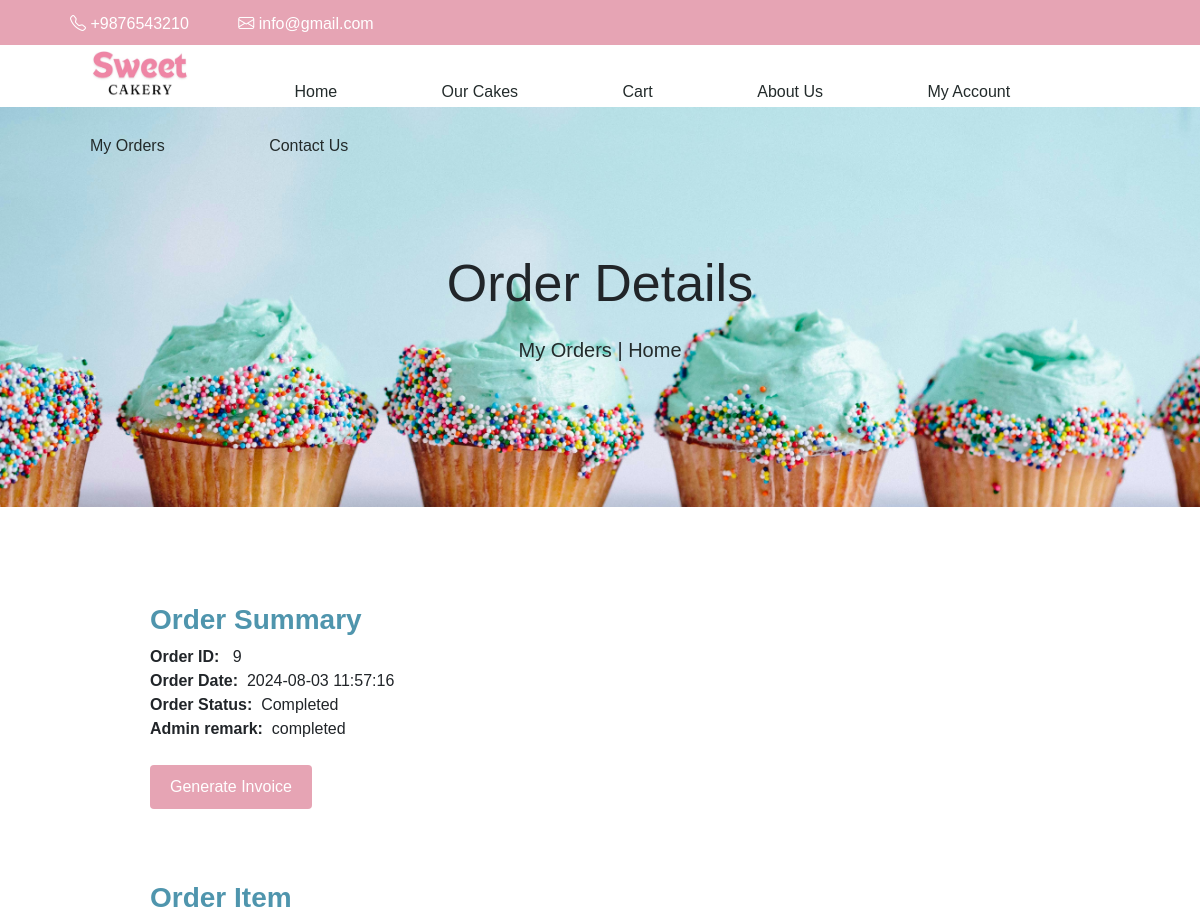
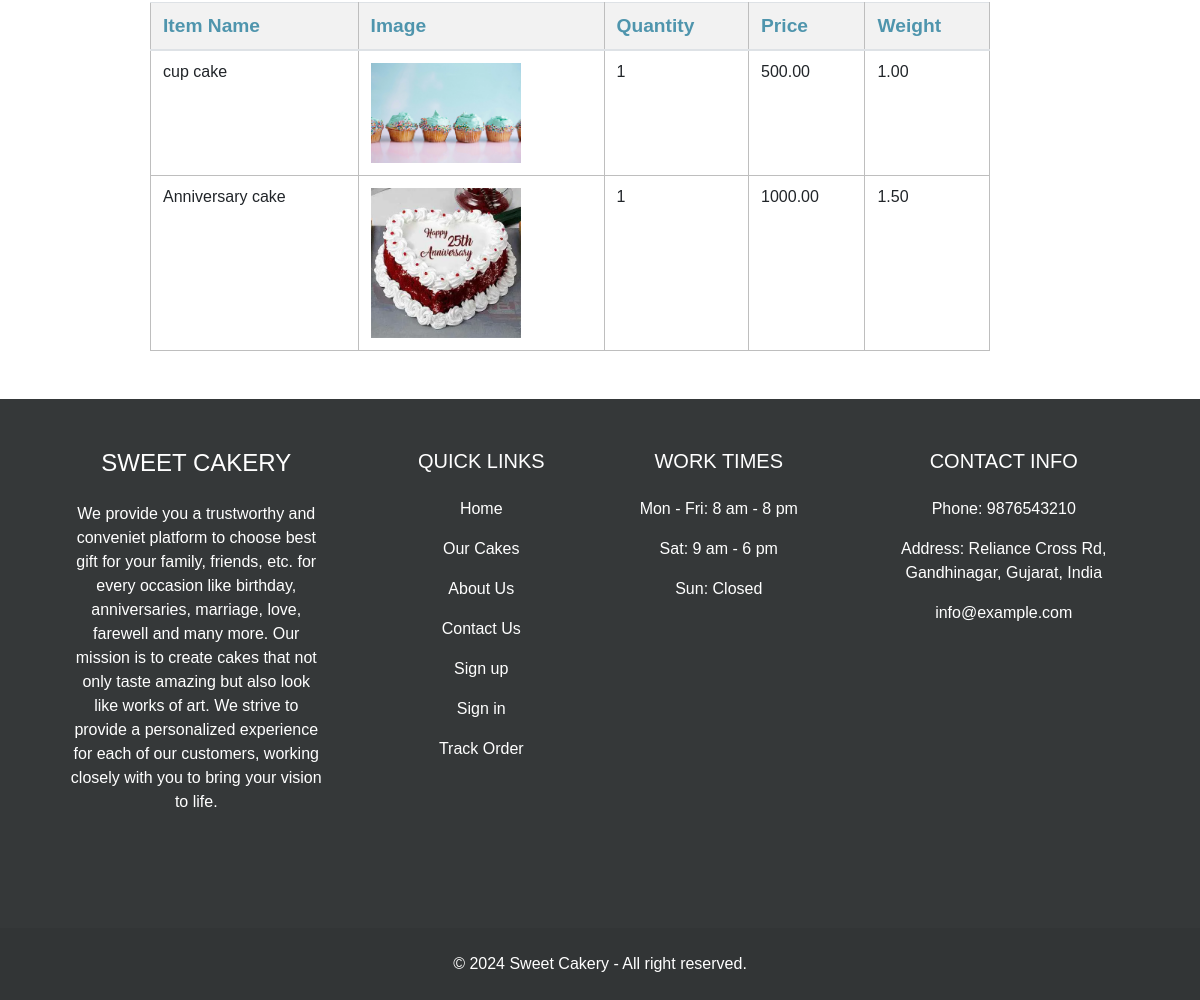
Screenshot of /User/order-details.php?order_id=9 (signed in) with the database file from the repository (2 pictures, top to bottom).
### tables this page shows
CREATE TABLE `orders` (
  `order_id` int(11) NOT NULL,
  `user_id` int(11) NOT NULL,
  `order_date` timestamp NOT NULL DEFAULT current_timestamp(),
  `total_amount` decimal(10,2) NOT NULL,
  `order_status` varchar(50) NOT NULL,
  `payment_mode` varchar(50) NOT NULL,
  `admin_remark` text DEFAULT NULL
);

CREATE TABLE `order_items` (
  `order_item_id` int(11) NOT NULL,
  `order_id` int(11) NOT NULL,
  `item_id` int(11) NOT NULL,
  `quantity` int(11) NOT NULL,
  `price` decimal(10,2) NOT NULL,
  `weight` decimal(5,2) NOT NULL
);

CREATE TABLE `items` (
  `item_id` int(10) NOT NULL,
  `item_name` varchar(30) NOT NULL,
  `item_des` varchar(200) NOT NULL,
  `item_img` varchar(255) NOT NULL,
  `quantity` bigint(50) NOT NULL,
  `weight` varchar(30) NOT NULL,
  `price` int(30) NOT NULL,
  `category_id` int(10) NOT NULL
);

### User/order-details.php (the view, shortened to what this page needs)
<?php
    include 'components/connection.php';
    try {
        if (isset($_GET['order_id'])) {
            $order_id = $_GET['order_id'];
            $user_id = $_SESSION['user_id'];
            $sql_order = "SELECT * FROM orders WHERE order_id = :order_id AND user_id = :user_id";
            $query_order = $conn->prepare($sql_order);
            $query_order->bindParam(':order_id', $order_id, PDO::PARAM_INT);
            $query_order->bindParam(':user_id', $user_id, PDO::PARAM_INT);
            $query_order->execute();
            $order = $query_order->fetch(PDO::FETCH_OBJ);
            $sql_items = "SELECT * FROM order_items WHERE order_id = :order_id";
            $query_items = $conn->prepare($sql_items);
            $query_items->bindParam(':order_id', $order_id, PDO::PARAM_INT);
            $query_items->execute();
            $items = $query_items->fetchAll(PDO::FETCH_OBJ);
        } else {
            echo "<script>alert('Invalid request.');</script>";
            echo "<script>window.location.href='orders.php';</script>";
            exit;
        }
    } catch (PDOException $e) {
        $message[] = ' ' . $e->getMessage();
    }
?>
<!DOCTYPE HTML>
<html>
    <head>
        <link href="css/css/bootstrap.css" rel='stylesheet' type='text/css' />
        <link href="css/style.css" rel='stylesheet' type="text/css"/>
        <link href="css/font-awesome.css" rel="stylesheet">
        <link rel="stylesheet" href="https://cdn.jsdelivr.net/npm/bootstrap-icons@1.3.0/font/bootstrap-icons.css">
    </head>
    <body>
        <?php include 'components/header.php'?>
        <?php include 'components/navbar.php'?>
        <div class="banner-3">
            <div class="container">
                <p style="font-size: 52px;">Order Details</p>
                <h5 class=""> <a href="orders.php">My Orders</a>
                    <span> |</span> <a href="index.php"> Home</a></h5>
            </div>
        </div>
        <br><br><br><br>
        <div>
            <div class="order-details">
            <h3>Order Summary</h3>
                <div class="row-sm-6">
                    <div class="col">
                        <div class="row">
                            <span id="summary">Order ID:</span> &nbsp;&nbsp; <?php echo htmlspecialchars($order->order_id); ?>
                        </div>
                        <div class="row">
                            <span id="summary">Order Date:</span> &nbsp;&nbsp;<?php echo htmlspecialchars($order->order_date); ?>
                        </div>
                        <div class="row">
                            <span id="summary">Order Status:</span> &nbsp;&nbsp;<?php echo htmlspecialchars($order->order_status); ?>
                        </div>
                        <div class="row">
                            <span id="summary">Admin remark:</span> &nbsp;&nbsp;<?php echo htmlspecialchars($order->admin_remark); ?>
                        </div>
                        <br>
                        <div class="row">
                        <form method="POST" action="generate-invoice.php" target="_blank">
                            <button class="btn mb-2 custom-btn" name="submit" type="submit">Generate Invoice</button>
                        </form>
                        </div>
                    </div>
                </div>
                <br><br>
                <h3>Order Item</h3>
                <table class="table order-item">
                    <thead>
                        <tr>
                            <th>Item Name</th>
                            <th>Image</th>
                            <th>Quantity</th>
                            <th>Price</th>
                            <th>Weight</th>
                        </tr>
                    </thead>
                    <tbody>
                        <?php if (count($items) > 0): ?>
                            <?php foreach ($items as $item): ?>
                                <?php
                                    $sql_item = "SELECT item_name, item_img FROM items WHERE item_id = :item_id";
                                    $query_item = $conn->prepare($sql_item);
                                    $query_item->bindParam(':item_id', $item->item_id, PDO::PARAM_INT);
                                    $query_item->execute();
                                    $item_details = $query_item->fetch(PDO::FETCH_OBJ);
                                ?>
                                <tr>
                                    <td><?php echo htmlspecialchars($item_details->item_name); ?></td>
                                    <td><img src="../Admin/item-images/<?php echo htmlspecialchars($item_details->item_img); ?>" alt="Item Image" style="width: 150px;"></td>
                                    <td><?php echo htmlspecialchars($item->quantity); ?></td>
                                    <td><?php echo htmlspecialchars($item->price); ?></td>
                                    <td><?php echo htmlspecialchars($item->weight); ?></td>
                                </tr>
                            <?php endforeach; ?>
                        <?php else: ?>
                            <tr>
                                <td colspan="4">No items found.</td>
                            </tr>
                        <?php endif; ?>
                    </tbody>
                </table>
            </div>
        </div>
        <?php include 'components/footer.php'?>
    </body>
</html>

### User/components/header.php
<div class="tp-hdr">
    <ul class="thh-lft">
        <li class="hm"><i class="bi bi-telephone"></i> +9876543210</li>
        <li class="hm"><i class="bi bi-envelope"></i> info@gmail.com</li>
    </ul>
    <ul class="thh-rght">
        <li class="admn"> <a href="../Admin">Admin</a></li>
    </ul>
</div>

### User/components/navbar.php (shortened to what this page needs)
<div class="nvbr">
    <div class="nvbr-nv">
        <ul class="nv-ul">
            <li class="nav-li logo"> <a href=""><img src="../Admin/item-images/logo2.jpeg" alt=""><span></span></a></li>
            <li class="nav-li"> <a href="index.php">Home</a></li>
            <li class="nav-li"> <a href="items.php">Our Cakes</a></li>
            <li class="nav-li"> <a href="cart.php">Cart</a></li>
            <li class="nav-li"> <a href="about.php">About Us</a></li>
            <li class="nav-li">
                <?php
                if (isset($_SESSION['user_id'])) {
                    echo '<a href="#">My Account</a>';
                } else {
                    echo '<a href="signup.php">SignUp</a> <span> / </span> <a href="login.php">SignIn</a>';
                }
                ?>
            </li>
            <li class="nav-li"> <a href="orders.php">My Orders</a></li>
            <li class="nav-li"> <a href="contact.php">Contact Us</a></li>
        </ul>
    </div>
</div>

### User/components/footer.php
<div class="foot">
<footer class="text-center text-lg-start bg-body-tertiary ">
  <section class="">
    <div class="container text-center text-md-start mt-5">
      <div class="row mt-3 foot-rw">
        <div class="col-md-3 col-lg-4 col-xl-3 mx-auto mb-5">
          <h4 class="text-uppercase mb-4">
            Sweet Cakery
          </h4>
          <p>
            We provide you a trustworthy and conveniet platform to choose best gift for
            your family, friends, etc. for every occasion like birthday, anniversaries, marriage, love,
            farewell and many more. Our mission is to create cakes that not only taste amazing but also
             look like works of art. We strive to provide a personalized experience for each of our customers,
              working closely with you to bring your vision to life.
          </p>
        </div>
        <div class="col-md-2 col-lg-2 col-xl-2 mx-auto mb-4">
          <h5 class="text-uppercase mb-4">
            Quick Links
          </h5>
          <p>
            <a href="index.php" class="text-reset">Home</a>
          </p>
          <p>
          <a href="items.php" class="text-reset">Our Cakes</a>
          </p>
          <p>
            <a href="about.php" class="text-reset">About Us</a>
          </p>
          <p>
            <a href="contact.php" class="text-reset">Contact Us</a>
          </p>
          <p>
            <a href="signup.php" class="text-reset">Sign up</a>
          </p>
          <p>
            <a href="login.php" class="text-reset">Sign in</a>
          </p>
          <p>
            <a href="#" class="text-reset">Track Order</a>
          </p>
        </div>
        <div class="col-md-3 col-lg-2 col-xl-2 mx-auto mb-4">
          <h5 class="text-uppercase mb-4">
            Work Times
          </h5>
          <p>
            Mon - Fri: 8 am - 8 pm
          </p>
          <p>
            Sat: 9 am - 6 pm
          </p>
          <p>
            Sun: Closed
          </p>
        </div>
        <div class="col-md-4 col-lg-3 col-xl-3 mx-auto mb-md-0 mb-4">
          <h5 class="text-uppercase mb-4">Contact Info</h5>
          <p> Phone: 9876543210</p>
          <p> Address: Reliance Cross Rd, Gandhinagar, Gujarat, India</p>
          <p>
            info@example.com
          </p>
        </div>
      </div>
    </div>
  </section>
  <div class="text-center p-4" style="background-color: rgba(0, 0, 0, 0.05);">
    © 2024 Sweet Cakery - All right reserved.
  </div>
</footer>
</div>

### User/css/style.css (style rules this page uses)
* { box-sizing: border-box; }
:root { --pink : #E6A4B4; --white: #ffff; --light-black: #232b2b; --gray: #e9ecef; --light-blue: #ADD8E6; --blue: #4f95ad; }
html, body { margin: 0; padding: 0; font-size: 16px; font-family: 'Gill Sans', 'Gill Sans MT', Calibri, 'Trebuchet MS', sans-serif; -ms-overflow-style:scrollbar; }
.tp-hdr { background-color: var(--pink); height: 45px; color: var(--white); }
ul.thh-lft { float: left; }
ul.thh-lft li { display: inline-block; margin-left: 30px; margin-top: 12px; }
li.hm { margin-right: 15px; }
ul.thh-rght li { display: inline-block; margin-top: 12px; margin-right: 20px; }
li.admn { margin-left: 70%; }
ul.thh-rght a { color: var(--white); }
.nvbr { display: inline-block; height: 55px; }
.logo img { width: 100px; display: inline-block; position: relative; bottom: 20px; margin-top:1px; }
ul.nv-ul li { display: inline-block; position: relative; margin-top: 15px; margin-inline: 50px; }
ul.nv-ul a { color: var(--light-black); }
.banner-3 { background: url(../images/cupcake1.jpg)no-repeat; background-size: cover; background-position: center; -webkit-background-size: cover; -o-background-size: cover; -ms-background-size: cover; -moz-background-size: cover; min-height:400px; text-align: center; display:flex; justify-content:center; align-items:center; }
a { color: var(--light-black); }
.custom-btn { background-color: var(--pink); color: var(--white); border: none; padding: 10px 20px; cursor: pointer; }
.foot { background-color: #353839; color: var(--white); }
.foot-rw { padding-block: 50px; margin-top: 50px; }
table { width: 80%; }
th, td { padding: 10px; text-align: left; }
table,td,th { border: 1px solid rgb(190, 190, 190); }
th { background-color: #f2f2f2; color: var(--blue); font-size: larger; }
.order-details { margin-left: 150px; }
#summary { font-weight: bolder; }
.order-item { width: 80%; }
.order-details h3 { color: var(--blue); font-weight: bolder; }

### rows the page displays
orders: order_id "9", order_date "2024-08-03 11:57:16", order_status "Completed", admin_remark "completed"
order_items: item.item_name "cup cake", item.item_img (picture), quantity "1", price "500.00", weight "1.00"
order_items: item.item_name "Anniversary cake", item.item_img (picture), quantity "1", price "1000.00", weight "1.50"
